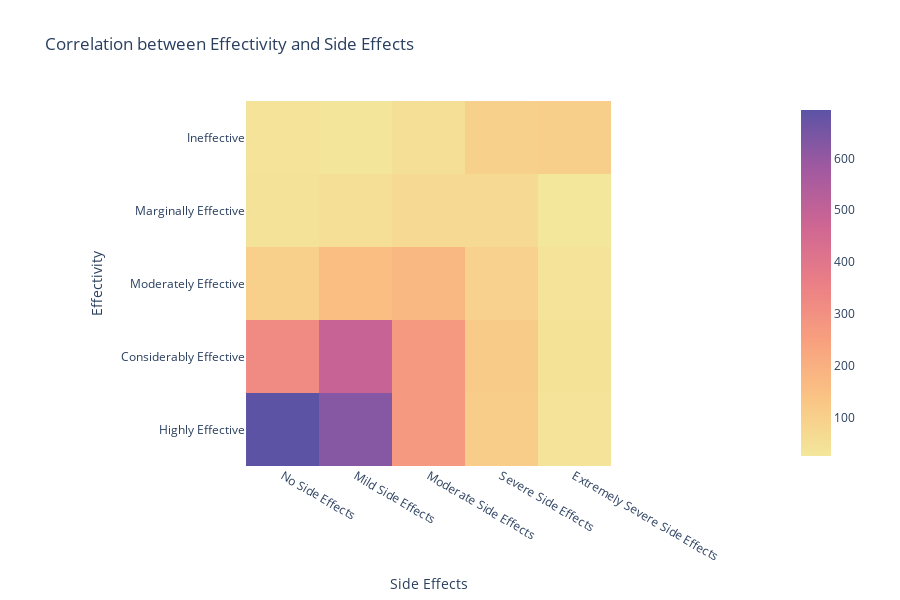

The notebook cell saved with this chart:
### Markdown cell above
##### Effectivity VS Side Effects

### Code cell
# Define the order of categories for x and y axes
effectivity_order = ['Ineffective', 'Marginally Effective', 'Moderately Effective', 'Considerably Effective', 'Highly Effective']
side_effects_order = ['No Side Effects','Mild Side Effects','Moderate Side Effects','Severe Side Effects','Extremely Severe Side Effects']

# Count the frequency of combinations
heatmap_data = data.groupby(['effectiveness', 'sideEffects']).size().reset_index(name='count')

# Create the heatmap using Plotly Express
fig = px.imshow(
    heatmap_data.pivot(index='effectiveness', columns='sideEffects', values='count').reindex(index=effectivity_order, columns=side_effects_order),
    labels=dict(x='Side Effects', y='Effectivity'),
    x=side_effects_order,
    y=effectivity_order,
    title='Correlation between Effectivity and Side Effects',
    color_continuous_scale='sunset'
)

# Update layout to increase the size of the heatmap
fig.update_layout(width=900, height=600)  # Adjust width and height as needed

# Show the heatmap
fig.show()

### Figure 1 — Plotly figure (JSON) as saved in the notebook; plotly's stock layout.template omitted (floating-point values rounded to 4 significant figures)
{"data": [{"coloraxis": "coloraxis", "hovertemplate": "Side Effects: %{x}<br>Effectivity: %{y}<br>color: %{z}<extra></extra>", "name": "0", "type": "heatmap", "x": ["No Side Effects", "Mild Side Effects", "Moderate Side Effects", "Severe Side Effects", "Extremely Severe Side Effects"], "xaxis": "x", "y": ["Ineffective", "Marginally Effective", "Moderately Effective", "Considerably Effective", "Highly Effective"], "yaxis": "y", "z": [[39, 29, 57, 98, 106], [43, 52, 71, 70, 27], [104, 158, 175, 96, 39], [319, 485, 274, 116, 44], [693, 625, 273, 111, 39]]}], "layout": {"coloraxis": {"colorscale": [[0, "rgb(243, 231, 155)"], [0.1667, "rgb(250, 196, 132)"], [0.3333, "rgb(248, 160, 126)"], [0.5, "rgb(235, 127, 134)"], [0.6667, "rgb(206, 102, 147)"], [0.8333, "rgb(160, 89, 160)"], [1, "rgb(92, 83, 165)"]]}, "height": 600, "title": {"text": "Correlation between Effectivity and Side Effects"}, "width": 900, "xaxis": {"anchor": "y", "autorange": true, "constrain": "domain", "domain": [0.2382, 0.7618], "range": [-0.5, 4.5], "scaleanchor": "y", "title": {"text": "Side Effects"}, "type": "category"}, "yaxis": {"anchor": "x", "autorange": true, "constrain": "domain", "domain": [0, 1], "range": [4.5, -0.5], "title": {"text": "Effectivity"}, "type": "category"}}}
